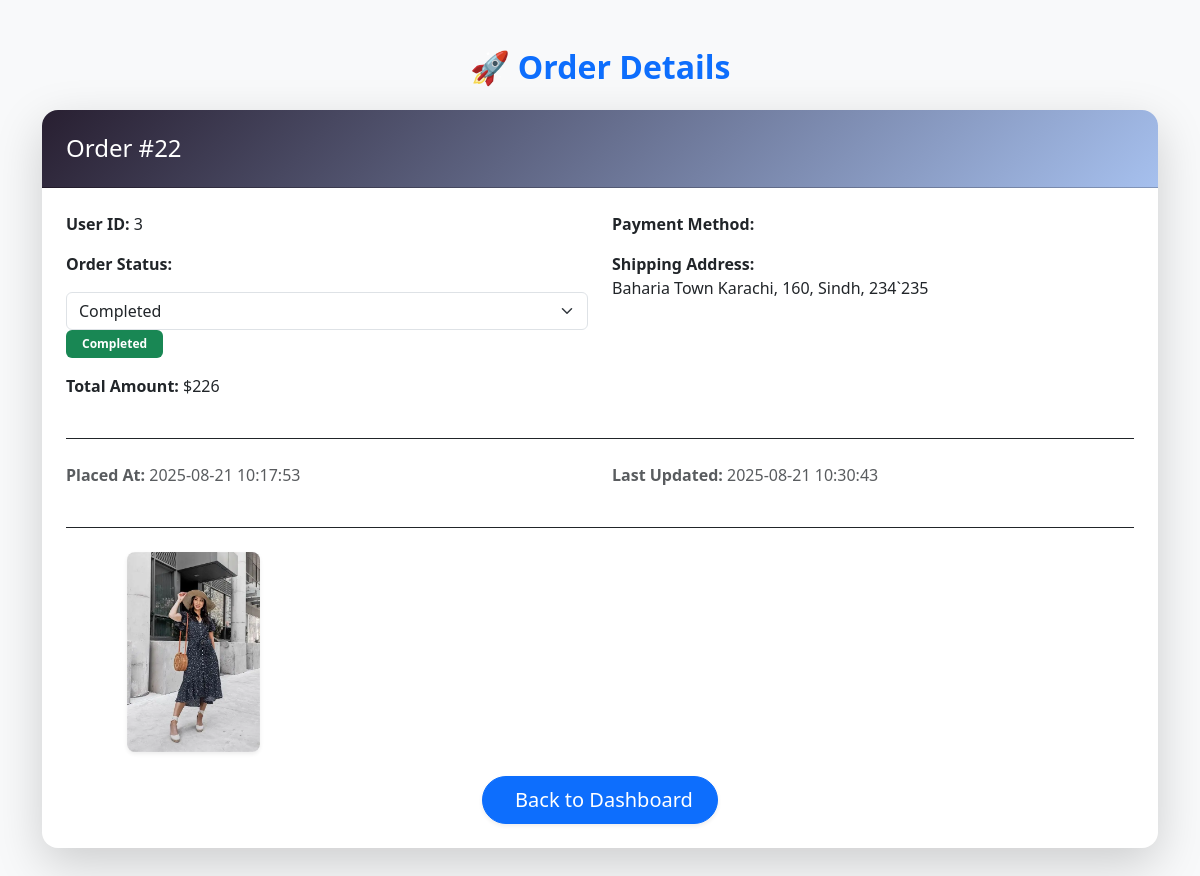
Screenshot of /admin/view_order.php?id=22 (signed in) with the database file from the repository.
### tables this page shows
CREATE TABLE `order_items` (
  `order_item_id` int(11) NOT NULL,
  `order_id` int(11) DEFAULT NULL,
  `image_path` varchar(500) DEFAULT NULL
);

CREATE TABLE `orders` (
  `order_id` int(11) NOT NULL,
  `user_id` int(11) DEFAULT NULL,
  `order_Status` varchar(250) DEFAULT 'pending',
  `total_ammount` decimal(10,0) DEFAULT NULL,
  `payment_status` enum('paid','processing','unpaid') NOT NULL DEFAULT 'processing',
  `shipping_Address` varchar(500) DEFAULT NULL,
  `placed_at` timestamp NOT NULL DEFAULT current_timestamp(),
  `updated_at` timestamp NOT NULL DEFAULT current_timestamp() ON UPDATE current_timestamp(),
  `payment_method` enum('stripe','cod') NOT NULL DEFAULT 'cod'
);

### require/database_settings.php (called while the page is built)
<?php
        $host_name      = "localhost";
        $user_name      = "root";
        $password       = "";
        $database_name  = "ecommerce";
?>

### require/database_connection.php (called while the page is built, shortened)
<?php
require("database_settings.php");
class database_connection {
    public function __construct($host_name, $user_name, $password, $database_name) {
        $this->host_name = $host_name;
        $this->user_name = $user_name;
        $this->password = $password;
        $this->database_name = $database_name;
        $this->connection = new mysqli($this->host_name, $this->user_name, $this->password, $this->database_name);
    }
}
$connection = new database_connection($host_name, $user_name, $password, $database_name);

### admin/includes/orders.php (called while the page is built)
<?php
    include("../require/database_connection.php");
    class orders{
        public static function getorderbyid($id , $connection){
            $query = "SELECT o.*, oi.*
                        FROM orders o
                        INNER JOIN order_items oi ON o.order_id = oi.order_id
                        WHERE o.order_id = $id;";
            $result = mysqli_query($connection->connection, $query);
            return $result;
        }
    }
?>

### admin/view_order.php (the view, shortened to what this page needs)
<?php
include("includes/orders.php");
include("includes/admin_configs.php");
$orderResult = orders::getorderbyid($_REQUEST['id'], $connection);
$order = [];
$order['images'] = [];
while ($row = mysqli_fetch_assoc($orderResult)) {
  if (empty($order['order_id'])) {
    $order = [
      'order_id' => $row['order_id'],
      'user_id' => $row['user_id'],
      'order_Status' => $row['order_Status'],
      'total_ammount' => $row['total_ammount'],
      'payment_status' => $row['payment_status'],
      'shipping_Address' => $row['shipping_Address'],
      'payment_method' => $row['payment_method'],
      'placed_at' => $row['placed_at'],
      'updated_at' => $row['updated_at'],
      'images' => []
    ];
  }
  if (!empty($row['image_path'])) {
    $order['images'][] = $row['image_path'];
  }
}
?>
<link href="https://unpkg.com/aos@2.3.1/dist/aos.css" rel="stylesheet">
<section class="py-5 bg-light">
  <div class="container">
    <h2 class="mb-4 fw-bold text-primary text-center" data-aos="fade-down" data-aos-duration="800">
      🚀 Order Details
    </h2>
    <div class="card border-0 shadow-lg rounded-4 overflow-hidden" data-aos="zoom-in" data-aos-duration="1000">
      <div class="card-header text-white p-4" style="background: linear-gradient(135deg, #281f31ff 0%, #a6c0eeff 100%);"
        data-aos="fade-right" data-aos-duration="1200">
        <h4 class="mb-0">Order #<?php echo $order['order_id']; ?></h4>
      </div>
      <div class="card-body p-4">
        <div class="row g-4">
          <div class="col-md-6" data-aos="fade-up" data-aos-delay="200">
            <p class="mb-3"><i class="bi bi-person-circle text-primary"></i> <strong>User ID:</strong>
              <?php echo $order['user_id']; ?></p>
            <p class="mb-3">
              <strong>Order Status:</strong>
            <form action="update_order.php" method="POST">
              <select name="order_status" class="form-select" onchange="this.form.submit()">
                <option value="Completed" <?php echo $order['order_Status'] == "Completed" ? "selected" : ""; ?>>Completed
                </option>
              </select>
            </form>
            <?php if ($order['order_Status'] == "Completed") { ?>
              <span class="badge bg-success px-3 py-2">Completed</span>
            <?php } elseif ($order['order_Status'] == "Pending") { ?>
              <span class="badge bg-warning text-dark px-3 py-2">Pending</span>
            <?php } else { ?>
              <span class="badge bg-secondary px-3 py-2"><?php echo $order['order_Status']; ?></span>
            <?php } ?>
            </p>
            <p class="mb-3"><i class="bi bi-cash-stack text-info"></i> <strong>Total Amount:</strong>
              $<?php echo $order['total_ammount']; ?></p>
          </div>
          <div class="col-md-6" data-aos="fade-up" data-aos-delay="400">
            <p class="mb-3"><i class="bi bi-credit-card-2-front-fill text-danger"></i> <strong>Payment Method:</strong>
              <?php echo $order['payment_method']; ?></p>
            <p class="mb-3"><i class="bi bi-geo-alt-fill text-primary"></i> <strong>Shipping Address:</strong><br>
              <?php echo $order['shipping_Address']; ?></p>
          </div>
        </div>
        <hr class="my-4" data-aos="fade-left" data-aos-duration="800">
        <div class="row g-4 text-muted">
          <div class="col-md-6" data-aos="fade-up" data-aos-delay="600">
            <p><i class="bi bi-calendar-event text-secondary"></i> <strong>Placed At:</strong>
              <?php echo $order['placed_at']; ?></p>
          </div>
          <div class="col-md-6" data-aos="fade-up" data-aos-delay="800">
            <p><i class="bi bi-clock-history text-secondary"></i> <strong>Last Updated:</strong>
              <?php echo $order['updated_at']; ?></p>
          </div>
        </div>
        <hr class="my-4" data-aos="fade-up" data-aos-delay="1000">
        <div class="row g-3 mb-4">
          <?php foreach ($order['images'] as $img) { ?>
            <div class="col-md-3 d-flex justify-content-center" data-aos="zoom-in" data-aos-delay="200">
              <div class="card shadow-sm border-0 rounded-3 text-center">
                <img src="../uploads/<?php echo $img; ?>" class="card-img-top rounded-3" alt="Order Item"
                  style="height:200px; object-fit:cover;">
              </div>
            </div>
          <?php } ?>
        </div>
        <div class="d-flex justify-content-center mt-4" data-aos="fade-up" data-aos-delay="1200">
          <a href="dashboard.php" class="btn btn-primary btn-lg shadow-sm rounded-pill px-4 py-2">
            <i class="bi bi-arrow-left-circle me-2"></i> Back to Dashboard
          </a>
        </div>
      </div>
    </div>
  </div>
</section>

### rows the page displays
order_items: order "22", order.user_id "3", order.total_ammount "226", order.shipping_Address "Baharia Town Karachi, 160, Sindh, 234`235", order.placed_at "2025-08-21 10:17:53", order.updated_at "2025-08-21 10:30:43"
orders: order_status "Completed"
